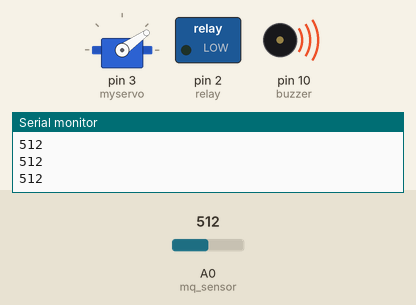
Recording of a sketch running on a simulated Arduino Uno, built with avr-gcc and run on an emulated ATmega328P. Parts: servo, switched loads named in the sketch (green lamp = pin HIGH), buzzer (waves = sounding), the last lines printed to the serial monitor. The inputs (shaded band) are chosen by the test bench; at power-on: A0 (mq_sensor) = 512. Pins used as bus, display or sensor lines are not drawn.

Above: at 1.2 s.
1.3 s: A0 (mq_sensor) set to 416
2.8 s: A0 (mq_sensor) set to 392
At 3.7 s:
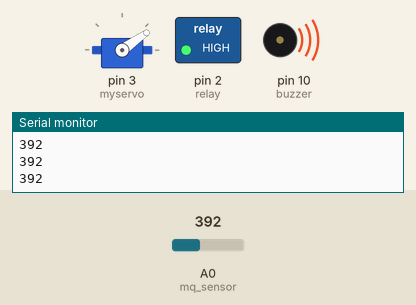
4.3 s: A0 (mq_sensor) set to 410
At 5.5 s:
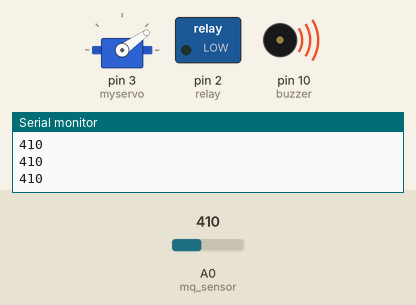
5.8 s: A0 (mq_sensor) set to 390
At 7.1 s:
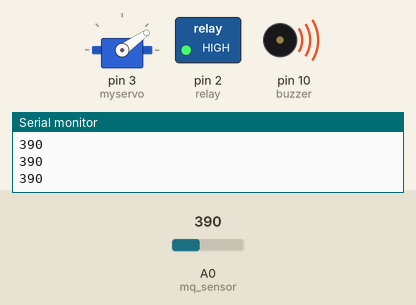
Timing chart, 0 to 8.3 s (numbered marks = the images above; inputs shaded):
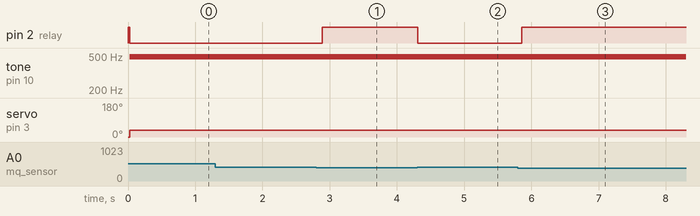

Measured:
- the behaviour switches between 401 and 400 on A0 (mq_sensor) (found by bisection; images 0 and 1)
- after the input at 2.8 s, pin 2 (relay): LOW → HIGH after 0.09 s
- after the input at 4.3 s, pin 2 (relay): HIGH → LOW at once
- after the input at 5.8 s, pin 2 (relay): LOW → HIGH after 0.06 s

The sketch:

sketch_oct20a.ino
```cpp
// YouTube | Tech at Home

#include <Servo.h>

Servo myservo;
int mq_sensor = A0;
byte buzzer = 10;
int led = 10;
int relay = 2;

int gas_threshold = 400;  //Change the gas detection threshold value based on your sensor

void setup()
{
  Serial.begin(9600);
  myservo.attach(3);
  pinMode(mq_sensor, INPUT);
  pinMode(buzzer, OUTPUT);
  pinMode(relay, OUTPUT);
  pinMode(led, OUTPUT);

  myservo.write(0);   //Change the servo degree based on your hardware setup
  digitalWrite(led, LOW);
  digitalWrite(buzzer, LOW);
  digitalWrite(relay, HIGH);
  delay(25);
}


void loop()
{
  int sensor_data = analogRead(mq_sensor);
  Serial.println(sensor_data);

  if(sensor_data > gas_threshold)
  {
    Serial.println(sensor_data);
    myservo.write(35);      //Change the servo degree based on your hardware setup
    digitalWrite(led, HIGH);
    digitalWrite(relay, LOW);
    analogWrite(buzzer, 200);
    delay(110);
    analogWrite(buzzer, 100);
    delay(110);
  }
  else
  {
    Serial.println(sensor_data);
    digitalWrite(led, LOW);
    digitalWrite(buzzer, LOW);
    digitalWrite(relay, HIGH);
    // myservo.write(0); //uncomment if regulator need to turn on when gas leakage clears
  }
}
```
